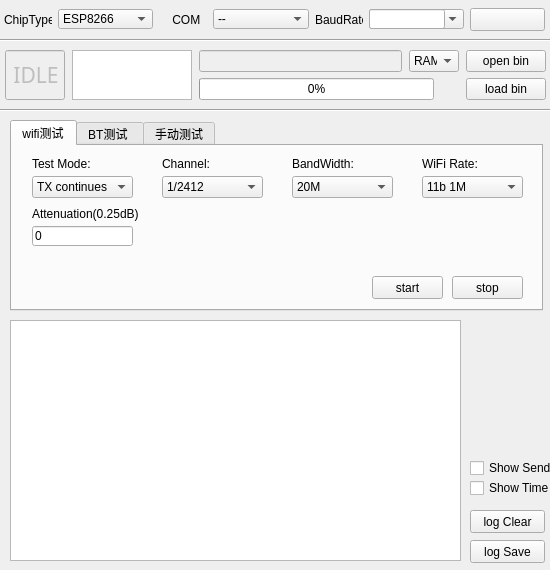
<?xml version="1.0" encoding="UTF-8"?>
<ui version="4.0">
 <class>EspRFtestTool</class>
 <widget class="QWidget" name="EspRFtestTool">
  <property name="geometry">
   <rect>
    <x>0</x>
    <y>0</y>
    <width>550</width>
    <height>570</height>
   </rect>
  </property>
  <property name="sizePolicy">
   <sizepolicy hsizetype="Preferred" vsizetype="Preferred">
    <horstretch>0</horstretch>
    <verstretch>0</verstretch>
   </sizepolicy>
  </property>
  <property name="minimumSize">
   <size>
    <width>550</width>
    <height>560</height>
   </size>
  </property>
  <property name="maximumSize">
   <size>
    <width>550</width>
    <height>570</height>
   </size>
  </property>
  <property name="windowTitle">
   <string>EspRFtestTool</string>
  </property>
  <property name="windowIcon">
   <iconset>
    <normaloff>image/esplogo.png</normaloff>image/esplogo.png</iconset>
  </property>
  <widget class="QTextBrowser" name="tbSerial">
   <property name="geometry">
    <rect>
     <x>10</x>
     <y>320</y>
     <width>451</width>
     <height>241</height>
    </rect>
   </property>
   <property name="sizePolicy">
    <sizepolicy hsizetype="Expanding" vsizetype="Expanding">
     <horstretch>0</horstretch>
     <verstretch>200</verstretch>
    </sizepolicy>
   </property>
  </widget>
  <widget class="Line" name="line">
   <property name="geometry">
    <rect>
     <x>-3</x>
     <y>30</y>
     <width>611</width>
     <height>20</height>
    </rect>
   </property>
   <property name="orientation">
    <enum>Qt::Horizontal</enum>
   </property>
  </widget>
  <widget class="Line" name="line_2">
   <property name="geometry">
    <rect>
     <x>0</x>
     <y>100</y>
     <width>911</width>
     <height>20</height>
    </rect>
   </property>
   <property name="orientation">
    <enum>Qt::Horizontal</enum>
   </property>
  </widget>
  <widget class="QWidget" name="verticalLayoutWidget">
   <property name="geometry">
    <rect>
     <x>0</x>
     <y>40</y>
     <width>551</width>
     <height>71</height>
    </rect>
   </property>
   <layout class="QVBoxLayout" name="verticalLayout_11">
    <property name="spacing">
     <number>0</number>
    </property>
    <property name="leftMargin">
     <number>5</number>
    </property>
    <property name="rightMargin">
     <number>5</number>
    </property>
    <item>
     <layout class="QGridLayout" name="gridLayout_4">
      <property name="leftMargin">
       <number>0</number>
      </property>
      <property name="verticalSpacing">
       <number>6</number>
      </property>
      <item row="0" column="11">
       <widget class="QPushButton" name="pbOpenFile">
        <property name="sizePolicy">
         <sizepolicy hsizetype="Fixed" vsizetype="Fixed">
          <horstretch>0</horstretch>
          <verstretch>0</verstretch>
         </sizepolicy>
        </property>
        <property name="text">
         <string>open bin</string>
        </property>
       </widget>
      </item>
      <item row="0" column="1" rowspan="2">
       <widget class="QLineEdit" name="leStatus">
        <property name="enabled">
         <bool>false</bool>
        </property>
        <property name="sizePolicy">
         <sizepolicy hsizetype="Fixed" vsizetype="Fixed">
          <horstretch>0</horstretch>
          <verstretch>0</verstretch>
         </sizepolicy>
        </property>
        <property name="minimumSize">
         <size>
          <width>60</width>
          <height>50</height>
         </size>
        </property>
        <property name="maximumSize">
         <size>
          <width>60</width>
          <height>50</height>
         </size>
        </property>
        <property name="font">
         <font>
          <family>Bauhaus 93</family>
          <pointsize>16</pointsize>
         </font>
        </property>
        <property name="layoutDirection">
         <enum>Qt::LeftToRight</enum>
        </property>
        <property name="autoFillBackground">
         <bool>true</bool>
        </property>
        <property name="text">
         <string notr="true"> IDLE</string>
        </property>
       </widget>
      </item>
      <item row="1" column="11">
       <widget class="QPushButton" name="pbLoadBin">
        <property name="sizePolicy">
         <sizepolicy hsizetype="Fixed" vsizetype="Fixed">
          <horstretch>0</horstretch>
          <verstretch>0</verstretch>
         </sizepolicy>
        </property>
        <property name="text">
         <string>load bin</string>
        </property>
       </widget>
      </item>
      <item row="0" column="2">
       <widget class="QLabel" name="label_10">
        <property name="text">
         <string/>
        </property>
       </widget>
      </item>
      <item row="1" column="10">
       <widget class="QLabel" name="label_23">
        <property name="text">
         <string/>
        </property>
       </widget>
      </item>
      <item row="0" column="6">
       <widget class="QLineEdit" name="leFilePath">
        <property name="enabled">
         <bool>false</bool>
        </property>
       </widget>
      </item>
      <item row="0" column="4" rowspan="2">
       <widget class="QTextEdit" name="teChipInfo">
        <property name="maximumSize">
         <size>
          <width>120</width>
          <height>50</height>
         </size>
        </property>
       </widget>
      </item>
      <item row="0" column="5">
       <widget class="QLabel" name="label_20">
        <property name="text">
         <string/>
        </property>
       </widget>
      </item>
      <item row="0" column="8" colspan="2">
       <widget class="QComboBox" name="cbLoadType">
        <property name="minimumSize">
         <size>
          <width>20</width>
          <height>0</height>
         </size>
        </property>
        <property name="maximumSize">
         <size>
          <width>50</width>
          <height>16777215</height>
         </size>
        </property>
        <item>
         <property name="text">
          <string>RAM</string>
         </property>
        </item>
        <item>
         <property name="text">
          <string>Flash</string>
         </property>
        </item>
       </widget>
      </item>
      <item row="1" column="9">
       <widget class="QLabel" name="label_24">
        <property name="text">
         <string/>
        </property>
       </widget>
      </item>
      <item row="1" column="6" colspan="3">
       <widget class="QProgressBar" name="prbLoad">
        <property name="value">
         <number>0</number>
        </property>
       </widget>
      </item>
      <item row="0" column="7">
       <widget class="QLabel" name="label_25">
        <property name="text">
         <string/>
        </property>
       </widget>
      </item>
     </layout>
    </item>
   </layout>
  </widget>
  <widget class="QTabWidget" name="twTestPanel">
   <property name="enabled">
    <bool>true</bool>
   </property>
   <property name="geometry">
    <rect>
     <x>10</x>
     <y>120</y>
     <width>533</width>
     <height>191</height>
    </rect>
   </property>
   <property name="currentIndex">
    <number>0</number>
   </property>
   <widget class="QWidget" name="tabWF">
    <attribute name="title">
     <string>wifi测试</string>
    </attribute>
    <widget class="QComboBox" name="cbWFTestMode">
     <property name="geometry">
      <rect>
       <x>20</x>
       <y>30</y>
       <width>101</width>
       <height>22</height>
      </rect>
     </property>
     <item>
      <property name="text">
       <string>TX continues</string>
      </property>
     </item>
     <item>
      <property name="text">
       <string>TX packet</string>
      </property>
     </item>
     <item>
      <property name="text">
       <string>RX packet</string>
      </property>
     </item>
     <item>
      <property name="text">
       <string>TX tone</string>
      </property>
     </item>
    </widget>
    <widget class="QLabel" name="label_4">
     <property name="geometry">
      <rect>
       <x>20</x>
       <y>10</y>
       <width>101</width>
       <height>16</height>
      </rect>
     </property>
     <property name="text">
      <string>Test Mode:</string>
     </property>
    </widget>
    <widget class="QLabel" name="label_5">
     <property name="geometry">
      <rect>
       <x>20</x>
       <y>60</y>
       <width>111</width>
       <height>16</height>
      </rect>
     </property>
     <property name="text">
      <string>Attenuation(0.25dB)</string>
     </property>
    </widget>
    <widget class="QLineEdit" name="leWFAtten">
     <property name="geometry">
      <rect>
       <x>20</x>
       <y>80</y>
       <width>101</width>
       <height>20</height>
      </rect>
     </property>
     <property name="text">
      <string>0</string>
     </property>
    </widget>
    <widget class="QComboBox" name="cbWFDataRate">
     <property name="geometry">
      <rect>
       <x>410</x>
       <y>30</y>
       <width>101</width>
       <height>22</height>
      </rect>
     </property>
     <item>
      <property name="text">
       <string>11b 1M</string>
      </property>
     </item>
     <item>
      <property name="text">
       <string>11b 2M</string>
      </property>
     </item>
     <item>
      <property name="text">
       <string>11b 5.5M</string>
      </property>
     </item>
     <item>
      <property name="text">
       <string>11b 11M</string>
      </property>
     </item>
     <item>
      <property name="text">
       <string>11g 6M</string>
      </property>
     </item>
     <item>
      <property name="text">
       <string>11g 9M</string>
      </property>
     </item>
     <item>
      <property name="text">
       <string>11g 12M</string>
      </property>
     </item>
     <item>
      <property name="text">
       <string>11g 18M</string>
      </property>
     </item>
     <item>
      <property name="text">
       <string>11g 24M</string>
      </property>
     </item>
     <item>
      <property name="text">
       <string>11g 36M</string>
      </property>
     </item>
     <item>
      <property name="text">
       <string>11g 48M</string>
      </property>
     </item>
     <item>
      <property name="text">
       <string>11g 54M</string>
      </property>
     </item>
     <item>
      <property name="text">
       <string>11n MCS0</string>
      </property>
     </item>
     <item>
      <property name="text">
       <string>11n MCS1</string>
      </property>
     </item>
     <item>
      <property name="text">
       <string>11n MCS2</string>
      </property>
     </item>
     <item>
      <property name="text">
       <string>11n MCS3</string>
      </property>
     </item>
     <item>
      <property name="text">
       <string>11n MCS4</string>
      </property>
     </item>
     <item>
      <property name="text">
       <string>11n MCS5</string>
      </property>
     </item>
     <item>
      <property name="text">
       <string>11n MCS6</string>
      </property>
     </item>
     <item>
      <property name="text">
       <string>11n MCS7</string>
      </property>
     </item>
    </widget>
    <widget class="QLabel" name="label_6">
     <property name="geometry">
      <rect>
       <x>410</x>
       <y>10</y>
       <width>101</width>
       <height>16</height>
      </rect>
     </property>
     <property name="text">
      <string>WiFi Rate:</string>
     </property>
    </widget>
    <widget class="QComboBox" name="cbWFChannel">
     <property name="geometry">
      <rect>
       <x>150</x>
       <y>30</y>
       <width>101</width>
       <height>22</height>
      </rect>
     </property>
     <item>
      <property name="text">
       <string>1/2412</string>
      </property>
     </item>
     <item>
      <property name="text">
       <string>2/2417</string>
      </property>
     </item>
     <item>
      <property name="text">
       <string>3/2422</string>
      </property>
     </item>
     <item>
      <property name="text">
       <string>4/2427</string>
      </property>
     </item>
     <item>
      <property name="text">
       <string>5/2432</string>
      </property>
     </item>
     <item>
      <property name="text">
       <string>6/2437</string>
      </property>
     </item>
     <item>
      <property name="text">
       <string>7/2442</string>
      </property>
     </item>
     <item>
      <property name="text">
       <string>8/2447</string>
      </property>
     </item>
     <item>
      <property name="text">
       <string>9/2452</string>
      </property>
     </item>
     <item>
      <property name="text">
       <string>10/2457</string>
      </property>
     </item>
     <item>
      <property name="text">
       <string>11/2462</string>
      </property>
     </item>
     <item>
      <property name="text">
       <string>12/2467</string>
      </property>
     </item>
     <item>
      <property name="text">
       <string>13/2472</string>
      </property>
     </item>
     <item>
      <property name="text">
       <string>14/2484</string>
      </property>
     </item>
    </widget>
    <widget class="QLabel" name="label_7">
     <property name="geometry">
      <rect>
       <x>150</x>
       <y>10</y>
       <width>101</width>
       <height>16</height>
      </rect>
     </property>
     <property name="text">
      <string>Channel:</string>
     </property>
    </widget>
    <widget class="QLabel" name="label_8">
     <property name="geometry">
      <rect>
       <x>280</x>
       <y>10</y>
       <width>101</width>
       <height>16</height>
      </rect>
     </property>
     <property name="text">
      <string>BandWidth:</string>
     </property>
    </widget>
    <widget class="QComboBox" name="cbWFBandWidth">
     <property name="geometry">
      <rect>
       <x>280</x>
       <y>30</y>
       <width>101</width>
       <height>22</height>
      </rect>
     </property>
     <item>
      <property name="text">
       <string>20M</string>
      </property>
     </item>
     <item>
      <property name="text">
       <string>40M</string>
      </property>
     </item>
    </widget>
    <widget class="QPushButton" name="pbWFStop">
     <property name="geometry">
      <rect>
       <x>440</x>
       <y>130</y>
       <width>71</width>
       <height>23</height>
      </rect>
     </property>
     <property name="text">
      <string>stop</string>
     </property>
    </widget>
    <widget class="QPushButton" name="pbWFSend">
     <property name="geometry">
      <rect>
       <x>360</x>
       <y>130</y>
       <width>71</width>
       <height>23</height>
      </rect>
     </property>
     <property name="text">
      <string>start</string>
     </property>
    </widget>
   </widget>
   <widget class="QWidget" name="tabBT">
    <attribute name="title">
     <string>BT测试 </string>
    </attribute>
    <widget class="QComboBox" name="cbBTTestMode">
     <property name="geometry">
      <rect>
       <x>20</x>
       <y>30</y>
       <width>101</width>
       <height>22</height>
      </rect>
     </property>
     <item>
      <property name="text">
       <string>classBT TX</string>
      </property>
     </item>
     <item>
      <property name="text">
       <string>classBT RX/BR</string>
      </property>
     </item>
     <item>
      <property name="text">
       <string>classBT RX/EDR</string>
      </property>
     </item>
     <item>
      <property name="text">
       <string>BLE TX</string>
      </property>
     </item>
     <item>
      <property name="text">
       <string>BLE TX Syncw</string>
      </property>
     </item>
     <item>
      <property name="text">
       <string>BLE RX</string>
      </property>
     </item>
     <item>
      <property name="text">
       <string>BT TX tone</string>
      </property>
     </item>
    </widget>
    <widget class="QPushButton" name="pbBTStop">
     <property name="geometry">
      <rect>
       <x>440</x>
       <y>130</y>
       <width>71</width>
       <height>23</height>
      </rect>
     </property>
     <property name="text">
      <string>stop</string>
     </property>
    </widget>
    <widget class="QComboBox" name="cbBTChannel">
     <property name="geometry">
      <rect>
       <x>280</x>
       <y>30</y>
       <width>101</width>
       <height>22</height>
      </rect>
     </property>
    </widget>
    <widget class="QLabel" name="label_9">
     <property name="geometry">
      <rect>
       <x>280</x>
       <y>10</y>
       <width>101</width>
       <height>16</height>
      </rect>
     </property>
     <property name="text">
      <string>Channel:</string>
     </property>
    </widget>
    <widget class="QLabel" name="lbBTPowerLevel">
     <property name="geometry">
      <rect>
       <x>150</x>
       <y>10</y>
       <width>101</width>
       <height>16</height>
      </rect>
     </property>
     <property name="text">
      <string>Power Level(dB):</string>
     </property>
    </widget>
    <widget class="QLabel" name="label_11">
     <property name="geometry">
      <rect>
       <x>20</x>
       <y>10</y>
       <width>101</width>
       <height>16</height>
      </rect>
     </property>
     <property name="text">
      <string>Test Mode:</string>
     </property>
    </widget>
    <widget class="QLabel" name="label_12">
     <property name="geometry">
      <rect>
       <x>20</x>
       <y>110</y>
       <width>101</width>
       <height>16</height>
      </rect>
     </property>
     <property name="text">
      <string>Hoppe:</string>
     </property>
    </widget>
    <widget class="QComboBox" name="cbBTChanJmp">
     <property name="geometry">
      <rect>
       <x>20</x>
       <y>130</y>
       <width>101</width>
       <height>22</height>
      </rect>
     </property>
     <item>
      <property name="text">
       <string>No</string>
      </property>
     </item>
     <item>
      <property name="text">
       <string>Yes</string>
      </property>
     </item>
    </widget>
    <widget class="QComboBox" name="cbBTDataRate">
     <property name="geometry">
      <rect>
       <x>150</x>
       <y>80</y>
       <width>101</width>
       <height>22</height>
      </rect>
     </property>
     <item>
      <property name="text">
       <string>1M</string>
      </property>
     </item>
     <item>
      <property name="text">
       <string>2M</string>
      </property>
     </item>
     <item>
      <property name="text">
       <string>3M</string>
      </property>
     </item>
    </widget>
    <widget class="QLabel" name="label_13">
     <property name="geometry">
      <rect>
       <x>150</x>
       <y>60</y>
       <width>101</width>
       <height>16</height>
      </rect>
     </property>
     <property name="text">
      <string>Date Rate:</string>
     </property>
    </widget>
    <widget class="QComboBox" name="cbBTPowerLevel">
     <property name="geometry">
      <rect>
       <x>150</x>
       <y>30</y>
       <width>101</width>
       <height>22</height>
      </rect>
     </property>
     <item>
      <property name="text">
       <string>0</string>
      </property>
     </item>
     <item>
      <property name="text">
       <string>1</string>
      </property>
     </item>
     <item>
      <property name="text">
       <string>2</string>
      </property>
     </item>
     <item>
      <property name="text">
       <string>3</string>
      </property>
     </item>
     <item>
      <property name="text">
       <string>4</string>
      </property>
     </item>
     <item>
      <property name="text">
       <string>5</string>
      </property>
     </item>
     <item>
      <property name="text">
       <string>6</string>
      </property>
     </item>
     <item>
      <property name="text">
       <string>7</string>
      </property>
     </item>
     <item>
      <property name="text">
       <string>8</string>
      </property>
     </item>
    </widget>
    <widget class="QComboBox" name="cbBTDataType">
     <property name="geometry">
      <rect>
       <x>20</x>
       <y>80</y>
       <width>101</width>
       <height>22</height>
      </rect>
     </property>
     <item>
      <property name="text">
       <string>1010</string>
      </property>
     </item>
     <item>
      <property name="text">
       <string>00001111</string>
      </property>
     </item>
     <item>
      <property name="text">
       <string>prbs9</string>
      </property>
     </item>
    </widget>
    <widget class="QLabel" name="label_14">
     <property name="geometry">
      <rect>
       <x>20</x>
       <y>60</y>
       <width>101</width>
       <height>16</height>
      </rect>
     </property>
     <property name="text">
      <string>Data Type:</string>
     </property>
    </widget>
    <widget class="QLabel" name="label_15">
     <property name="geometry">
      <rect>
       <x>280</x>
       <y>60</y>
       <width>101</width>
       <height>16</height>
      </rect>
     </property>
     <property name="text">
      <string>DH Type:</string>
     </property>
    </widget>
    <widget class="QComboBox" name="cbBTDHType">
     <property name="geometry">
      <rect>
       <x>280</x>
       <y>80</y>
       <width>101</width>
       <height>22</height>
      </rect>
     </property>
     <item>
      <property name="text">
       <string>DH1</string>
      </property>
     </item>
     <item>
      <property name="text">
       <string>DH3</string>
      </property>
     </item>
     <item>
      <property name="text">
       <string>DH5</string>
      </property>
     </item>
    </widget>
    <widget class="QLabel" name="label_16">
     <property name="geometry">
      <rect>
       <x>410</x>
       <y>10</y>
       <width>101</width>
       <height>16</height>
      </rect>
     </property>
     <property name="text">
      <string>Payload length:</string>
     </property>
    </widget>
    <widget class="QLineEdit" name="leBTPayload">
     <property name="geometry">
      <rect>
       <x>410</x>
       <y>30</y>
       <width>101</width>
       <height>20</height>
      </rect>
     </property>
     <property name="text">
      <string>0</string>
     </property>
    </widget>
    <widget class="QLabel" name="label_17">
     <property name="geometry">
      <rect>
       <x>410</x>
       <y>60</y>
       <width>101</width>
       <height>16</height>
      </rect>
     </property>
     <property name="text">
      <string>Syncw:</string>
     </property>
    </widget>
    <widget class="QComboBox" name="cbBTSyncw">
     <property name="geometry">
      <rect>
       <x>410</x>
       <y>80</y>
       <width>101</width>
       <height>22</height>
      </rect>
     </property>
     <item>
      <property name="text">
       <string>0x71764129</string>
      </property>
     </item>
     <item>
      <property name="text">
       <string>custom</string>
      </property>
     </item>
    </widget>
    <widget class="QLineEdit" name="leSyncw">
     <property name="geometry">
      <rect>
       <x>410</x>
       <y>80</y>
       <width>82</width>
       <height>22</height>
      </rect>
     </property>
    </widget>
    <widget class="QPushButton" name="pbBTSend">
     <property name="geometry">
      <rect>
       <x>360</x>
       <y>130</y>
       <width>71</width>
       <height>23</height>
      </rect>
     </property>
     <property name="text">
      <string>start</string>
     </property>
    </widget>
   </widget>
   <widget class="QWidget" name="tabManul">
    <attribute name="title">
     <string>手动测试</string>
    </attribute>
    <widget class="QGroupBox" name="gbSend">
     <property name="enabled">
      <bool>true</bool>
     </property>
     <property name="geometry">
      <rect>
       <x>0</x>
       <y>0</y>
       <width>531</width>
       <height>181</height>
      </rect>
     </property>
     <property name="title">
      <string notr="true"/>
     </property>
     <widget class="QRadioButton" name="rbSend1">
      <property name="geometry">
       <rect>
        <x>10</x>
        <y>10</y>
        <width>16</width>
        <height>16</height>
       </rect>
      </property>
      <property name="text">
       <string/>
      </property>
     </widget>
     <widget class="QRadioButton" name="rbSend2">
      <property name="geometry">
       <rect>
        <x>10</x>
        <y>40</y>
        <width>16</width>
        <height>16</height>
       </rect>
      </property>
      <property name="text">
       <string/>
      </property>
     </widget>
     <widget class="QRadioButton" name="rbSend3">
      <property name="geometry">
       <rect>
        <x>10</x>
        <y>70</y>
        <width>16</width>
        <height>16</height>
       </rect>
      </property>
      <property name="text">
       <string/>
      </property>
     </widget>
     <widget class="QRadioButton" name="rbSend4">
      <property name="geometry">
       <rect>
        <x>10</x>
        <y>100</y>
        <width>16</width>
        <height>16</height>
       </rect>
      </property>
      <property name="text">
       <string/>
      </property>
     </widget>
     <widget class="QRadioButton" name="rbSend5">
      <property name="geometry">
       <rect>
        <x>10</x>
        <y>130</y>
        <width>16</width>
        <height>16</height>
       </rect>
      </property>
      <property name="text">
       <string/>
      </property>
     </widget>
     <widget class="QRadioButton" name="rbSend6">
      <property name="geometry">
       <rect>
        <x>240</x>
        <y>10</y>
        <width>16</width>
        <height>16</height>
       </rect>
      </property>
      <property name="text">
       <string/>
      </property>
     </widget>
     <widget class="QRadioButton" name="rbSend7">
      <property name="geometry">
       <rect>
        <x>240</x>
        <y>40</y>
        <width>16</width>
        <height>16</height>
       </rect>
      </property>
      <property name="text">
       <string/>
      </property>
     </widget>
     <widget class="QRadioButton" name="rbSend8">
      <property name="geometry">
       <rect>
        <x>240</x>
        <y>70</y>
        <width>16</width>
        <height>16</height>
       </rect>
      </property>
      <property name="text">
       <string/>
      </property>
     </widget>
     <widget class="QLineEdit" name="leSend1">
      <property name="geometry">
       <rect>
        <x>30</x>
        <y>10</y>
        <width>191</width>
        <height>20</height>
       </rect>
      </property>
     </widget>
     <widget class="QLineEdit" name="leSend2">
      <property name="geometry">
       <rect>
        <x>30</x>
        <y>40</y>
        <width>191</width>
        <height>20</height>
       </rect>
      </property>
     </widget>
     <widget class="QLineEdit" name="leSend3">
      <property name="geometry">
       <rect>
        <x>30</x>
        <y>70</y>
        <width>191</width>
        <height>20</height>
       </rect>
      </property>
     </widget>
     <widget class="QLineEdit" name="leSend4">
      <property name="geometry">
       <rect>
        <x>30</x>
        <y>100</y>
        <width>191</width>
        <height>20</height>
       </rect>
      </property>
     </widget>
     <widget class="QLineEdit" name="leSend7">
      <property name="geometry">
       <rect>
        <x>260</x>
        <y>40</y>
        <width>191</width>
        <height>20</height>
       </rect>
      </property>
     </widget>
     <widget class="QLineEdit" name="leSend8">
      <property name="geometry">
       <rect>
        <x>260</x>
        <y>70</y>
        <width>191</width>
        <height>20</height>
       </rect>
      </property>
     </widget>
     <widget class="QLineEdit" name="leSend6">
      <property name="geometry">
       <rect>
        <x>260</x>
        <y>10</y>
        <width>191</width>
        <height>20</height>
       </rect>
      </property>
     </widget>
     <widget class="QLineEdit" name="leSend5">
      <property name="geometry">
       <rect>
        <x>30</x>
        <y>130</y>
        <width>191</width>
        <height>20</height>
       </rect>
      </property>
     </widget>
     <widget class="QRadioButton" name="rbSend9">
      <property name="geometry">
       <rect>
        <x>240</x>
        <y>100</y>
        <width>16</width>
        <height>16</height>
       </rect>
      </property>
      <property name="text">
       <string/>
      </property>
     </widget>
     <widget class="QLineEdit" name="leSend9">
      <property name="geometry">
       <rect>
        <x>260</x>
        <y>100</y>
        <width>191</width>
        <height>20</height>
       </rect>
      </property>
     </widget>
     <widget class="QLineEdit" name="leSend10">
      <property name="geometry">
       <rect>
        <x>260</x>
        <y>130</y>
        <width>191</width>
        <height>20</height>
       </rect>
      </property>
     </widget>
     <widget class="QRadioButton" name="rbSend10">
      <property name="geometry">
       <rect>
        <x>240</x>
        <y>130</y>
        <width>16</width>
        <height>16</height>
       </rect>
      </property>
      <property name="text">
       <string/>
      </property>
     </widget>
     <widget class="QPushButton" name="pbSend">
      <property name="geometry">
       <rect>
        <x>460</x>
        <y>130</y>
        <width>61</width>
        <height>23</height>
       </rect>
      </property>
      <property name="text">
       <string>send</string>
      </property>
     </widget>
    </widget>
   </widget>
  </widget>
  <widget class="QCheckBox" name="ckbTimeFlag">
   <property name="geometry">
    <rect>
     <x>470</x>
     <y>480</y>
     <width>81</width>
     <height>16</height>
    </rect>
   </property>
   <property name="text">
    <string>Show Time</string>
   </property>
  </widget>
  <widget class="QPushButton" name="pbLogSave">
   <property name="geometry">
    <rect>
     <x>470</x>
     <y>540</y>
     <width>75</width>
     <height>23</height>
    </rect>
   </property>
   <property name="text">
    <string>log Save</string>
   </property>
  </widget>
  <widget class="QPushButton" name="pbLogClear">
   <property name="geometry">
    <rect>
     <x>470</x>
     <y>510</y>
     <width>75</width>
     <height>23</height>
    </rect>
   </property>
   <property name="text">
    <string>log Clear</string>
   </property>
  </widget>
  <widget class="QCheckBox" name="ckbShowSend">
   <property name="geometry">
    <rect>
     <x>470</x>
     <y>460</y>
     <width>81</width>
     <height>16</height>
    </rect>
   </property>
   <property name="text">
    <string>Show Send</string>
   </property>
  </widget>
  <widget class="QPushButton" name="pbOpenSerial">
   <property name="enabled">
    <bool>true</bool>
   </property>
   <property name="geometry">
    <rect>
     <x>470</x>
     <y>8</y>
     <width>75</width>
     <height>23</height>
    </rect>
   </property>
   <property name="sizePolicy">
    <sizepolicy hsizetype="Fixed" vsizetype="Fixed">
     <horstretch>0</horstretch>
     <verstretch>0</verstretch>
    </sizepolicy>
   </property>
   <property name="minimumSize">
    <size>
     <width>75</width>
     <height>23</height>
    </size>
   </property>
   <property name="maximumSize">
    <size>
     <width>75</width>
     <height>23</height>
    </size>
   </property>
   <property name="font">
    <font>
     <family>Agency FB</family>
     <pointsize>10</pointsize>
     <weight>50</weight>
     <bold>false</bold>
    </font>
   </property>
   <property name="autoFillBackground">
    <bool>false</bool>
   </property>
   <property name="text">
    <string/>
   </property>
   <property name="icon">
    <iconset>
     <normaloff>image/button_close.png</normaloff>image/button_close.png</iconset>
   </property>
   <property name="iconSize">
    <size>
     <width>75</width>
     <height>25</height>
    </size>
   </property>
  </widget>
  <widget class="QLabel" name="label">
   <property name="geometry">
    <rect>
     <x>315</x>
     <y>0</y>
     <width>48</width>
     <height>39</height>
    </rect>
   </property>
   <property name="sizePolicy">
    <sizepolicy hsizetype="Fixed" vsizetype="Preferred">
     <horstretch>0</horstretch>
     <verstretch>0</verstretch>
    </sizepolicy>
   </property>
   <property name="text">
    <string>BaudRate</string>
   </property>
  </widget>
  <widget class="QComboBox" name="cbComBaud">
   <property name="geometry">
    <rect>
     <x>369</x>
     <y>9</y>
     <width>95</width>
     <height>20</height>
    </rect>
   </property>
   <item>
    <property name="text">
     <string>9600</string>
    </property>
   </item>
   <item>
    <property name="text">
     <string>74880</string>
    </property>
   </item>
   <item>
    <property name="text">
     <string>115200</string>
    </property>
   </item>
   <item>
    <property name="text">
     <string>921600</string>
    </property>
   </item>
   <item>
    <property name="text">
     <string>custom</string>
    </property>
   </item>
  </widget>
  <widget class="QComboBox" name="cbComIndex">
   <property name="geometry">
    <rect>
     <x>213</x>
     <y>9</y>
     <width>96</width>
     <height>20</height>
    </rect>
   </property>
   <item>
    <property name="text">
     <string>--</string>
    </property>
   </item>
  </widget>
  <widget class="QLabel" name="label_3">
   <property name="geometry">
    <rect>
     <x>159</x>
     <y>0</y>
     <width>48</width>
     <height>39</height>
    </rect>
   </property>
   <property name="sizePolicy">
    <sizepolicy hsizetype="Fixed" vsizetype="Preferred">
     <horstretch>0</horstretch>
     <verstretch>0</verstretch>
    </sizepolicy>
   </property>
   <property name="text">
    <string>    COM</string>
   </property>
  </widget>
  <widget class="QLabel" name="label_2">
   <property name="geometry">
    <rect>
     <x>4</x>
     <y>0</y>
     <width>48</width>
     <height>39</height>
    </rect>
   </property>
   <property name="sizePolicy">
    <sizepolicy hsizetype="Fixed" vsizetype="Preferred">
     <horstretch>0</horstretch>
     <verstretch>0</verstretch>
    </sizepolicy>
   </property>
   <property name="text">
    <string>ChipType</string>
   </property>
  </widget>
  <widget class="QLineEdit" name="leCOM">
   <property name="geometry">
    <rect>
     <x>369</x>
     <y>9</y>
     <width>76</width>
     <height>20</height>
    </rect>
   </property>
  </widget>
  <widget class="QComboBox" name="cbChipType">
   <property name="geometry">
    <rect>
     <x>58</x>
     <y>9</y>
     <width>95</width>
     <height>20</height>
    </rect>
   </property>
   <item>
    <property name="text">
     <string>ESP8266</string>
    </property>
   </item>
   <item>
    <property name="text">
     <string>ESP32</string>
    </property>
   </item>
  </widget>
  <zorder>tbSerial</zorder>
  <zorder>line</zorder>
  <zorder>verticalLayoutWidget</zorder>
  <zorder>twTestPanel</zorder>
  <zorder>ckbTimeFlag</zorder>
  <zorder>pbLogSave</zorder>
  <zorder>pbLogClear</zorder>
  <zorder>line_2</zorder>
  <zorder>ckbShowSend</zorder>
  <zorder>pbOpenSerial</zorder>
  <zorder>label</zorder>
  <zorder>cbComBaud</zorder>
  <zorder>cbComIndex</zorder>
  <zorder>label_3</zorder>
  <zorder>label_2</zorder>
  <zorder>leCOM</zorder>
  <zorder>cbChipType</zorder>
 </widget>
 <resources/>
 <connections/>
</ui>
